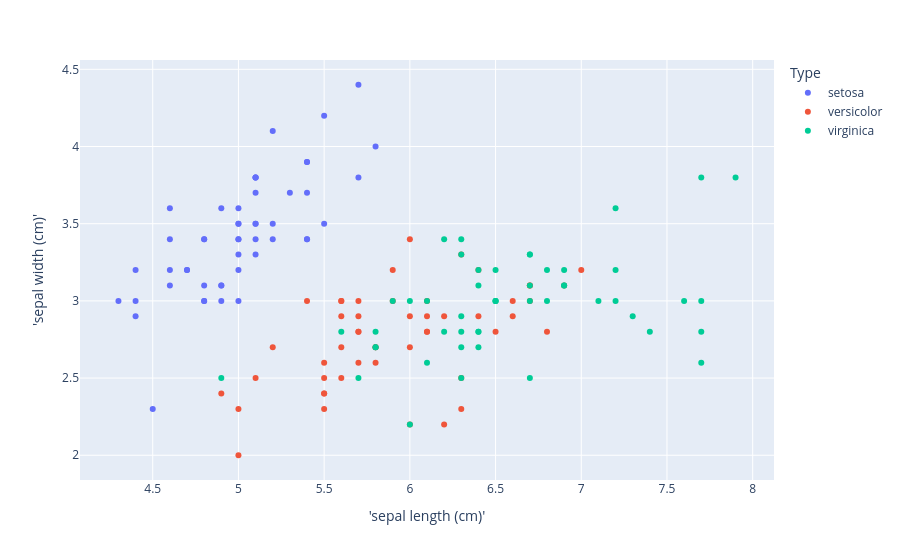

The notebook cell this image was saved under:
### Code cell
df_plot = pd.DataFrame({"'sepal length (cm)'": X[:,0], " 'sepal width (cm)'":X[:,1], "Type": iris.target_names[y]})
px.scatter(df_plot, x = "'sepal length (cm)'", y= " 'sepal width (cm)'", color="Type")

### Figure 1 — Plotly figure (JSON) as saved in the notebook; plotly's stock layout.template omitted (floating-point values rounded to 4 significant figures)
{"data": [{"hovertemplate": "Type=setosa<br>'sepal length (cm)'=%{x}<br> 'sepal width (cm)'=%{y}<extra></extra>", "legendgroup": "setosa", "marker": {"color": "#636efa", "symbol": "circle"}, "mode": "markers", "name": "setosa", "orientation": "v", "showlegend": true, "type": "scatter", "x": [5.1, 4.9, 4.7, 4.6, 5.0, 5.4, 4.6, 5.0, 4.4, 4.9, 5.4, 4.8, 4.8, 4.3, 5.8, 5.7, 5.4, 5.1, 5.7, 5.1, 5.4, 5.1, 4.6, 5.1, 4.8, 5.0, 5.0, 5.2, 5.2, 4.7, 4.8, 5.4, 5.2, 5.5, 4.9, 5.0, 5.5, 4.9, 4.4, 5.1, 5.0, 4.5, 4.4, 5.0, 5.1, 4.8, 5.1, 4.6, 5.3, 5.0], "xaxis": "x", "y": [3.5, 3.0, 3.2, 3.1, 3.6, 3.9, 3.4, 3.4, 2.9, 3.1, 3.7, 3.4, 3.0, 3.0, 4.0, 4.4, 3.9, 3.5, 3.8, 3.8, 3.4, 3.7, 3.6, 3.3, 3.4, 3.0, 3.4, 3.5, 3.4, 3.2, 3.1, 3.4, 4.1, 4.2, 3.1, 3.2, 3.5, 3.6, 3.0, 3.4, 3.5, 2.3, 3.2, 3.5, 3.8, 3.0, 3.8, 3.2, 3.7, 3.3], "yaxis": "y"}, {"hovertemplate": "Type=versicolor<br>'sepal length (cm)'=%{x}<br> 'sepal width (cm)'=%{y}<extra></extra>", "legendgroup": "versicolor", "marker": {"color": "#EF553B", "symbol": "circle"}, "mode": "markers", "name": "versicolor", "orientation": "v", "showlegend": true, "type": "scatter", "x": [7.0, 6.4, 6.9, 5.5, 6.5, 5.7, 6.3, 4.9, 6.6, 5.2, 5.0, 5.9, 6.0, 6.1, 5.6, 6.7, 5.6, 5.8, 6.2, 5.6, 5.9, 6.1, 6.3, 6.1, 6.4, 6.6, 6.8, 6.7, 6.0, 5.7, 5.5, 5.5, 5.8, 6.0, 5.4, 6.0, 6.7, 6.3, 5.6, 5.5, 5.5, 6.1, 5.8, 5.0, 5.6, 5.7, 5.7, 6.2, 5.1, 5.7], "xaxis": "x", "y": [3.2, 3.2, 3.1, 2.3, 2.8, 2.8, 3.3, 2.4, 2.9, 2.7, 2.0, 3.0, 2.2, 2.9, 2.9, 3.1, 3.0, 2.7, 2.2, 2.5, 3.2, 2.8, 2.5, 2.8, 2.9, 3.0, 2.8, 3.0, 2.9, 2.6, 2.4, 2.4, 2.7, 2.7, 3.0, 3.4, 3.1, 2.3, 3.0, 2.5, 2.6, 3.0, 2.6, 2.3, 2.7, 3.0, 2.9, 2.9, 2.5, 2.8], "yaxis": "y"}, {"hovertemplate": "Type=virginica<br>'sepal length (cm)'=%{x}<br> 'sepal width (cm)'=%{y}<extra></extra>", "legendgroup": "virginica", "marker": {"color": "#00cc96", "symbol": "circle"}, "mode": "markers", "name": "virginica", "orientation": "v", "showlegend": true, "type": "scatter", "x": [6.3, 5.8, 7.1, 6.3, 6.5, 7.6, 4.9, 7.3, 6.7, 7.2, 6.5, 6.4, 6.8, 5.7, 5.8, 6.4, 6.5, 7.7, 7.7, 6.0, 6.9, 5.6, 7.7, 6.3, 6.7, 7.2, 6.2, 6.1, 6.4, 7.2, 7.4, 7.9, 6.4, 6.3, 6.1, 7.7, 6.3, 6.4, 6.0, 6.9, 6.7, 6.9, 5.8, 6.8, 6.7, 6.7, 6.3, 6.5, 6.2, 5.9], "xaxis": "x", "y": [3.3, 2.7, 3.0, 2.9, 3.0, 3.0, 2.5, 2.9, 2.5, 3.6, 3.2, 2.7, 3.0, 2.5, 2.8, 3.2, 3.0, 3.8, 2.6, 2.2, 3.2, 2.8, 2.8, 2.7, 3.3, 3.2, 2.8, 3.0, 2.8, 3.0, 2.8, 3.8, 2.8, 2.8, 2.6, 3.0, 3.4, 3.1, 3.0, 3.1, 3.1, 3.1, 2.7, 3.2, 3.3, 3.0, 2.5, 3.0, 3.4, 3.0], "yaxis": "y"}], "layout": {"legend": {"title": {"text": "Type"}, "tracegroupgap": 0}, "margin": {"t": 60}, "xaxis": {"anchor": "y", "domain": [0, 1], "title": {"text": "'sepal length (cm)'"}}, "yaxis": {"anchor": "x", "domain": [0, 1], "title": {"text": " 'sepal width (cm)'"}}}}
